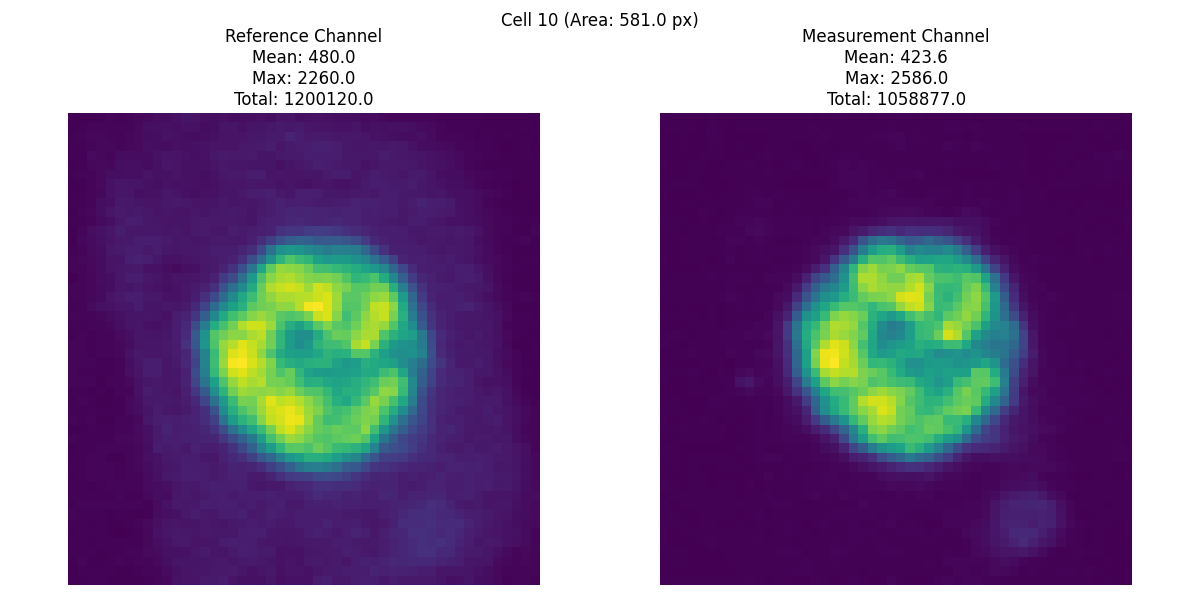
#> input picture cell_crops/cell_10.png, 1200 x 600 px
$ python -i optimized_normalized_analysis.py   (imports and definitions only)   (older library calls are emulated)
#> lines starting #> are read from the running program, lines starting #| are printed output that depends on the picture; after the words box and inside, x2 and y2 are one past the last pixel; in counts of white or black regions, pixels touching at a corner belong together
import numpy as np
import tifffile
from skimage import filters, measure, exposure, transform
from scipy import ndimage, optimize, stats
import matplotlib.pyplot as plt
import os
import pandas as pd
from tqdm import tqdm
import datetime
from pathlib import Path
from scipy.spatial import cKDTree
from scipy.optimize import linear_sum_assignment
import multiprocessing
from functools import partial

# [376 lines left out: function segment_track_analyze_tif, not called in this run]

def segment_frame(ref_img, min_cell_size=100, use_adaptive=True, adaptive_block_size=35,
               use_watershed=True, watershed_min_distance=10,
               percentile_low=0.1, percentile_high=99.9):
    """
    Segment a single frame to identify cells

    Parameters:
    -----------
    ref_img : numpy.ndarray
        Reference channel image
    min_cell_size : int
        Minimum size of cells in pixels
    use_adaptive : bool
        Whether to use adaptive thresholding
    adaptive_block_size : int
        Block size for adaptive thresholding
    use_watershed : bool
        Whether to use watershed segmentation
    watershed_min_distance : int
        Minimum distance between peaks for watershed
    percentile_low, percentile_high : float
        Percentiles for contrast enhancement

    Returns:
    --------
    labels : numpy.ndarray
        Labeled image with cell regions
    """
    # Normalize image
    ref_img_norm = (ref_img - np.min(ref_img)) / (np.max(ref_img) - np.min(ref_img))

    # Apply Gaussian smoothing
    smoothed = filters.gaussian(ref_img_norm, sigma=1.0)

    # Enhance contrast
    p_low, p_high = np.percentile(smoothed, (percentile_low, percentile_high))
    reference_enhanced = exposure.rescale_intensity(smoothed, in_range=(p_low, p_high))

    # Apply thresholding
    if use_adaptive:
        # Adaptive thresholding for uneven illumination
        local_thresh = filters.threshold_local(reference_enhanced, block_size=adaptive_block_size)
        binary = reference_enhanced > local_thresh
    else:
        # Global Otsu thresholding
        thresh = filters.threshold_otsu(reference_enhanced)
        binary = reference_enhanced > thresh

    # Clean up binary mask
    binary = ndimage.binary_fill_holes(binary)
    binary = ndimage.binary_closing(binary, iterations=2)
    binary = ndimage.binary_opening(binary, iterations=1)
    binary = ndimage.binary_fill_holes(binary)

    # Apply watershed or standard labeling
    if use_watershed:
        from scipy import ndimage as ndi
        from skimage.feature import peak_local_max
        from skimage import segmentation

        # Compute the distance map
        distance = ndi.distance_transform_edt(binary)

        # Find local maxima (cell centers)
        try:
            # Try newer scikit-image version with indices=False
            local_max_coords = peak_local_max(distance, min_distance=watershed_min_distance,
                                         labels=binary)
            # Convert coordinates to mask
            local_max = np.zeros_like(binary, dtype=bool)
            for coord in local_max_coords:
                local_max[tuple(coord)] = True
        except TypeError:
            # Older versions
            local_max_coords = peak_local_max(distance, min_distance=watershed_min_distance,
                                         labels=binary)
            # Convert coordinates to mask
            local_max = np.zeros_like(binary, dtype=bool)
            for coord in local_max_coords:
                local_max[coord[0], coord[1]] = True

        # Mark each local maximum with a unique label
        markers = measure.label(local_max)

        # Apply watershed to find cell boundaries
        labels = segmentation.watershed(-distance, markers, mask=binary)
    else:
        # Standard connected component labeling
        labels = measure.label(binary)

    # Filter small regions
    props = measure.regionprops(labels)

    filtered_labels = np.zeros_like(labels)
    for prop in props:
        if prop.area >= min_cell_size:
            filtered_labels[labels == prop.label] = prop.label

    return filtered_labels

# [340 lines left out: functions propagate_and_refine_segmentation, interpolate_labels, match_cells_between_frames, not called in this run]

def exponential_decay(x, a, b, c):
    """Exponential decay function for fitting"""
    return a * np.exp(-b * x) + c

def linear_model(x, a, b):
    """Linear model function for fitting"""
    return a * x + b

# [389 lines left out: functions polynomial_model, apply_bleaching_correction, normalize_to_baseline, create_ratio_plot, create_channel_plots, create_normalized_ratio_plot and 1 more, not called in this run]

# [55 lines not run here, left out]

>>> import cv2
>>> picture = cv2.imread('cell_crops/cell_10.png', cv2.IMREAD_GRAYSCALE)
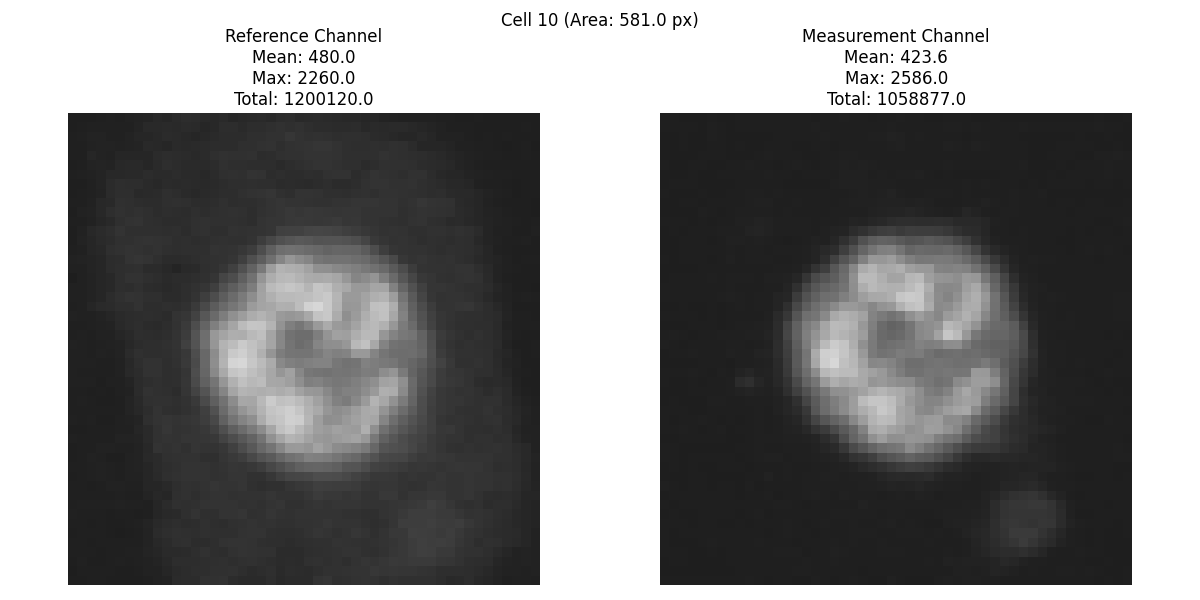
#> picture: shape (600, 1200); min 0, max 255, mean 131.5
>>> result = segment_frame(picture)
#> in segment_frame, `p_low, p_high = np.percentile(smoothed, (percentile_low, percentile_hi..`: p_low = 0.118; p_high = 1
#> in segment_frame, `binary = reference_enhanced > local_thresh`:
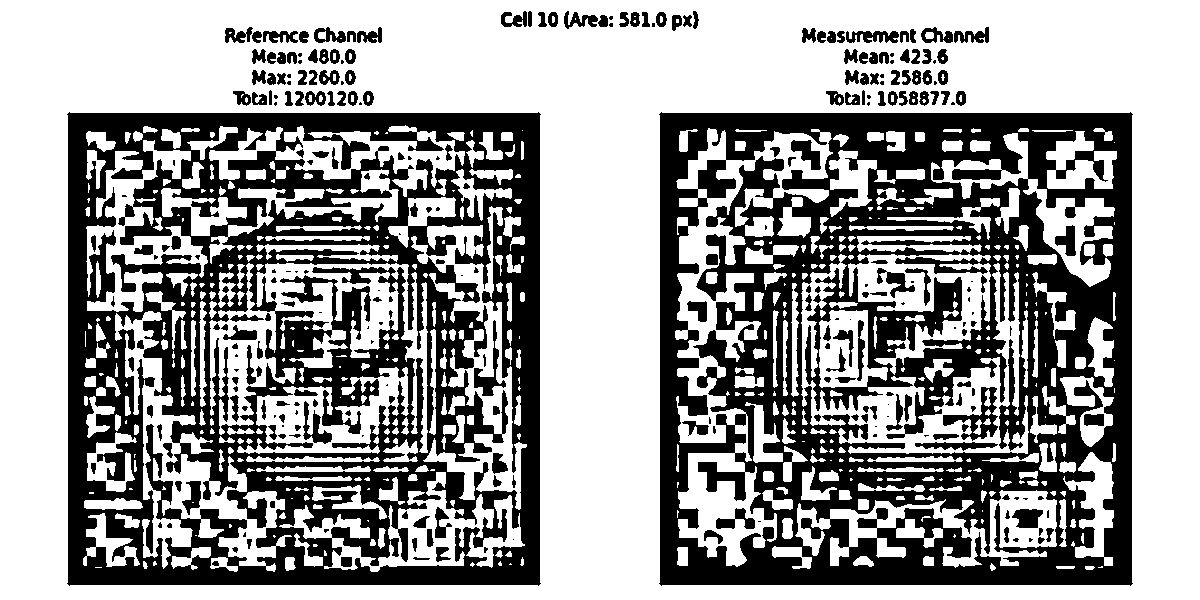
#> binary: shape (600, 1200) bool; 61.4% white; 290 black regions (82 under 20 px), largest, box (x1, y1, x2, y2) and area: (659, 112, 1133, 586) 129485, (67, 112, 541, 586) 125345, (943, 387, 998, 441) 965
#> in segment_frame, `binary = ndimage.binary_fill_holes(binary)`: binary: shape (600, 1200) bool; every value is 1
#> in segment_frame, `binary = ndimage.binary_closing(binary, iterations=2)`:
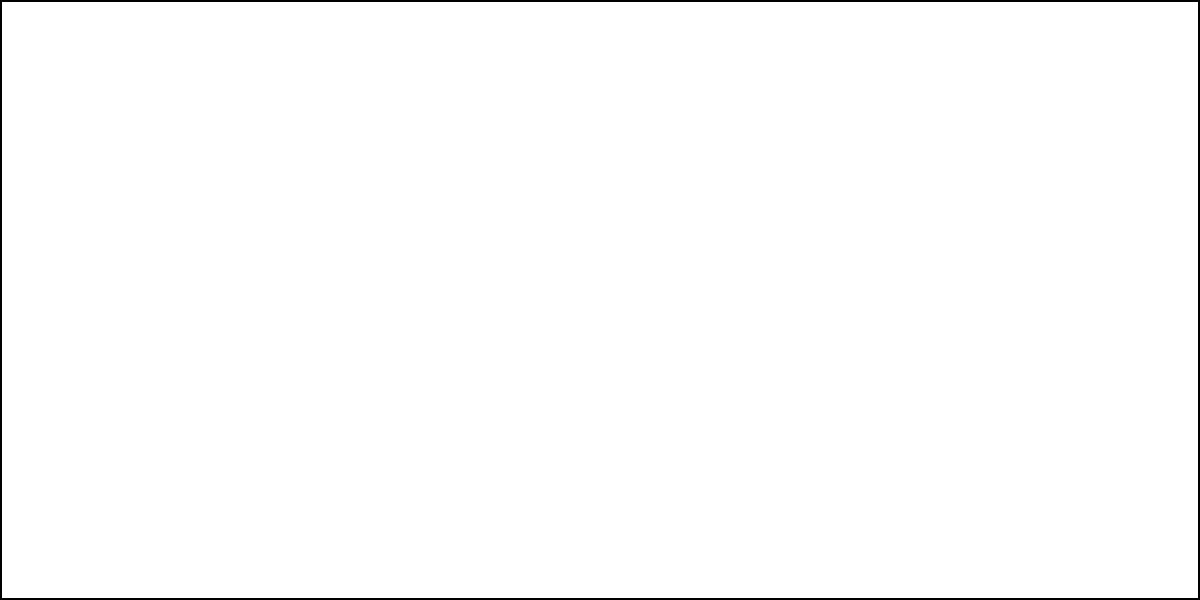
#> binary: shape (600, 1200) bool; 99% white; 1 black region, box (x1, y1, x2, y2) and area: (0, 0, 1200, 600) 7184
#> in segment_frame, `binary = ndimage.binary_opening(binary, iterations=1)`: binary: shape (600, 1200) bool; 99% white; 1 black region, box (x1, y1, x2, y2) and area: (0, 0, 1200, 600) 7188
#> in segment_frame, `distance = ndi.distance_transform_edt(binary)`:
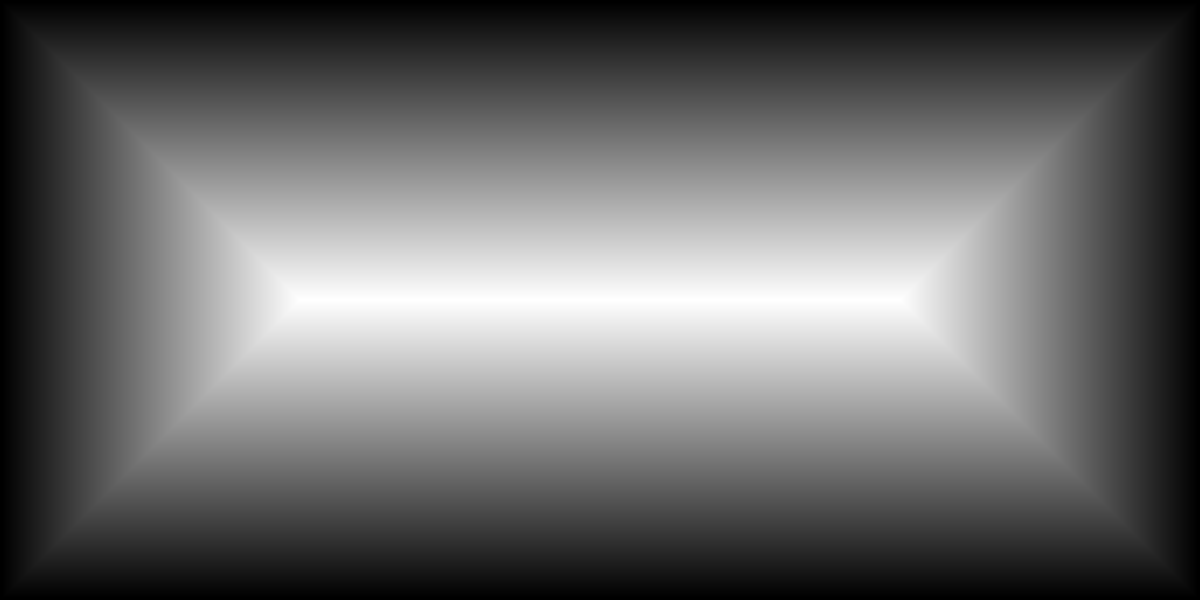
#> distance: shape (600, 1200) float64; min 0, max 298, mean 123.5; drawn with min black and max white
#> in segment_frame, `local_max_coords = peak_local_max(distance, min_distance=watershed_min..`: local_max_coords = 61 pairs, first value 299 to 299, second value 299 to 899
#> the loop in segment_frame, `for coord in local_max_coords:` made 61 passes
#> coord on passes 1 to 12: [299, 299], [299, 309], [299, 319], [299, 329], [299, 339], [299, 349], [299, 359], [299, 369], [299, 379], [299, 389], [299, 399], [299, 409]
#> after the loop in segment_frame, `for coord in local_max_coords:`:
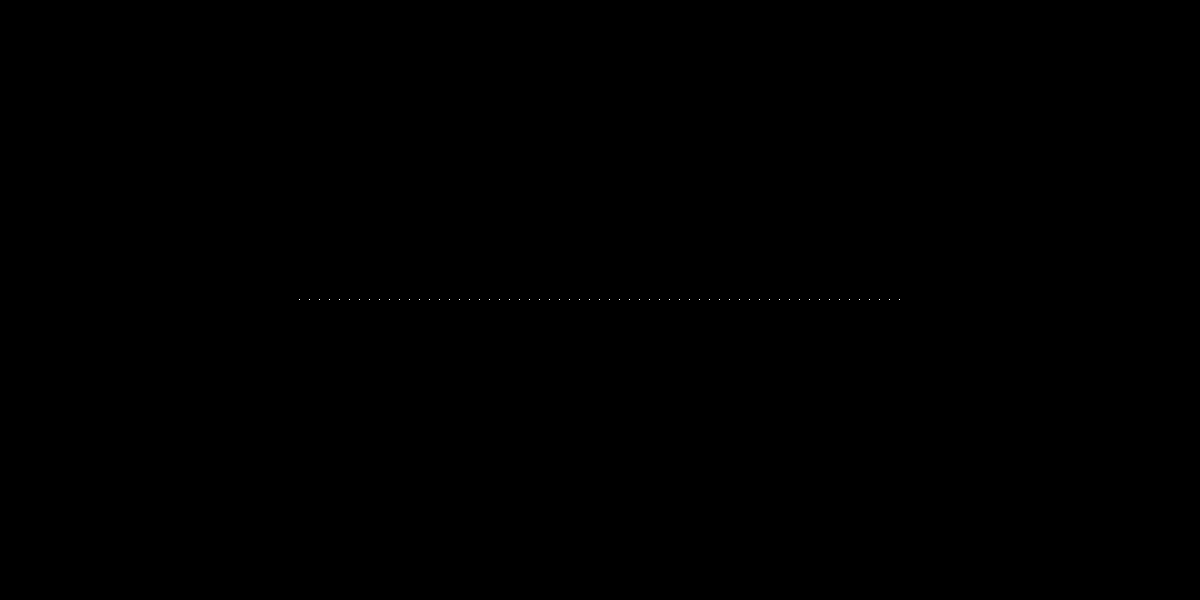
#> local_max: shape (600, 1200) bool; 0.01% white in thin lines or dots, all inside (x1, y1, x2, y2) = (299, 299, 900, 300)
#> in segment_frame, `markers = measure.label(local_max)`: markers: shape (600, 1200) int32; 62 distinct labels, from 0 to 61
#> in segment_frame, `labels = segmentation.watershed(-distance, markers, mask=binary)`:
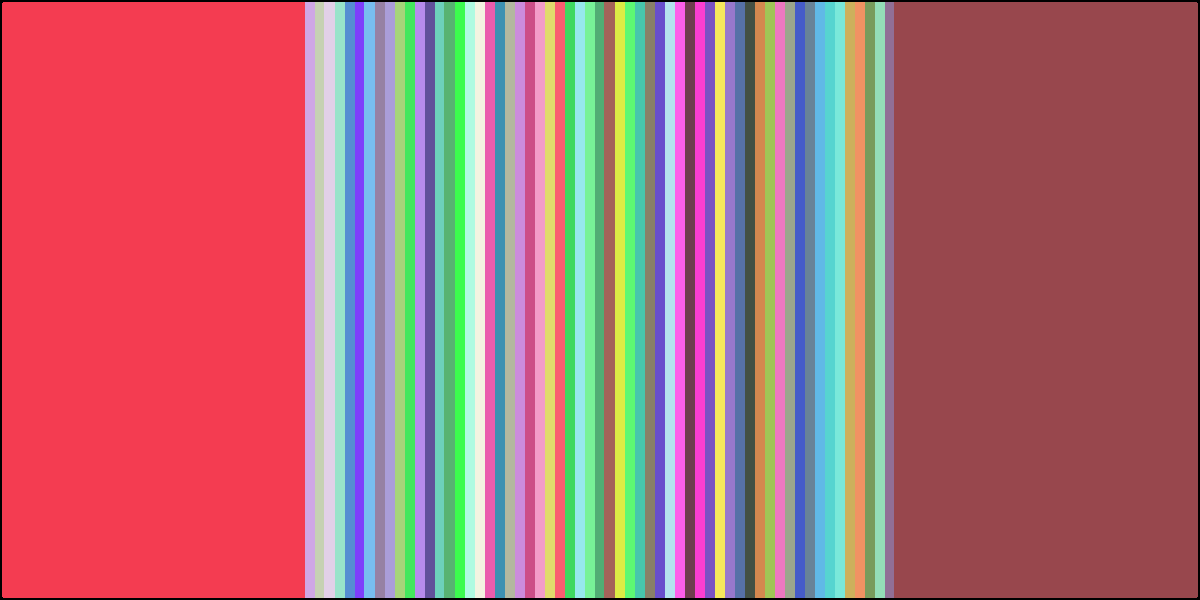
#> labels: shape (600, 1200) int32; 62 distinct labels, from 0 to 61; one colour per label, 0 black
#> in segment_frame, `props = measure.regionprops(labels)`: props = 61 regions; largest, box (x1, y1, x2, y2) and area: (894, 2, 1198, 598) 181182, (2, 2, 305, 598) 180586, (324, 2, 335, 598) 6556, (364, 2, 375, 598) 6556, (444, 2, 455, 598) 6556
#> the loop in segment_frame, `for prop in props:` made 61 passes
